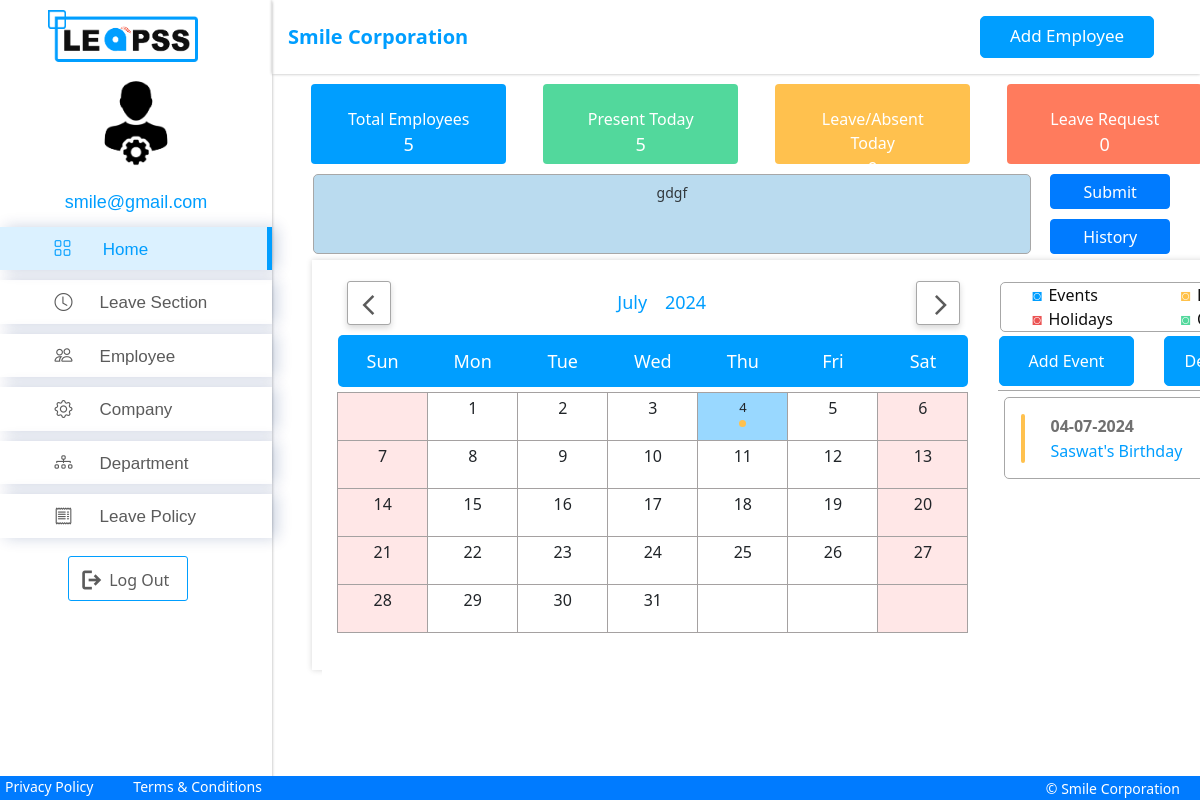
The app's page /adminDashboard (signed in), older data.
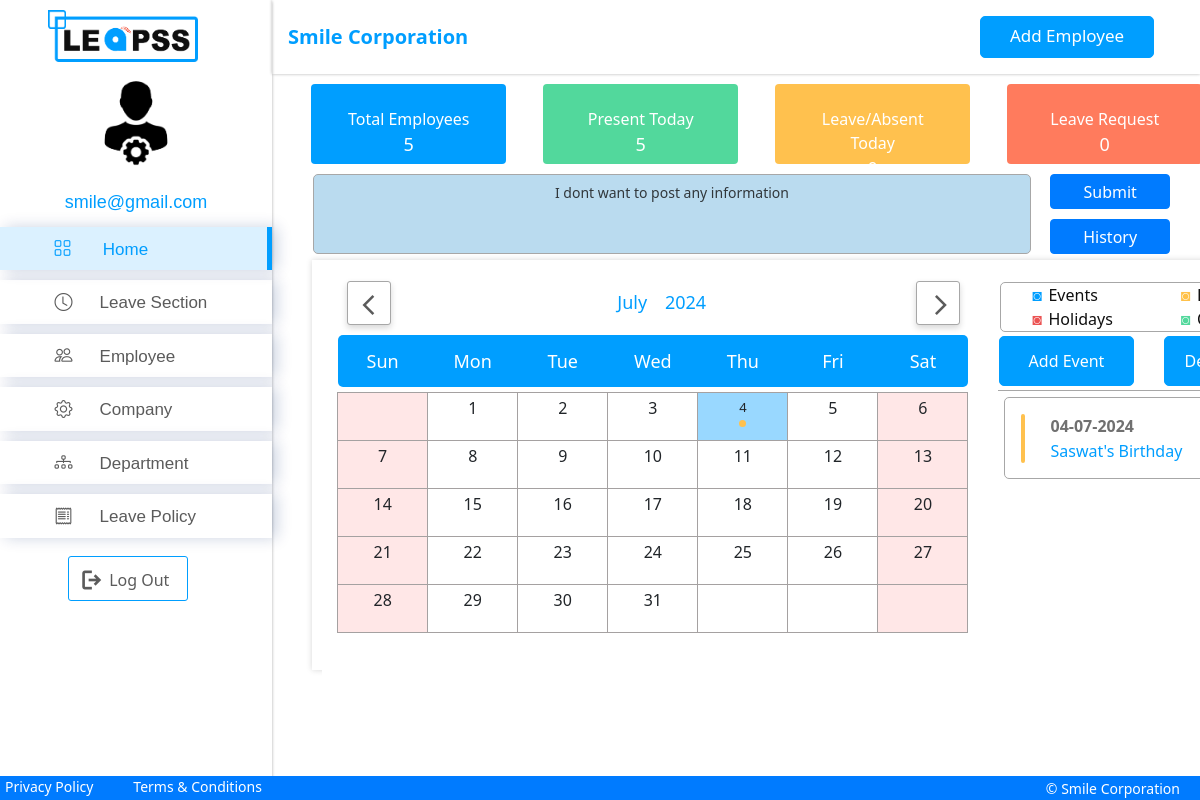
The same page, newer data.
### app/models.py (models this page shows)
class Quote(models.Model):
    com_id = models.ForeignKey(Company, on_delete=models.CASCADE, default=1)
    quotes = models.TextField(max_length=300)
    tod_date = models.DateField(auto_now=True)

### app/views.py (the view)
# urls.py: re_path(r'^adminDashboard$', CalendarView.as_view(), name='adminDashboard'),
class CalendarView(generic.ListView):
    model = Event
    template_name = 'adminDashboard.html'
    @method_decorator(login_required(login_url='adminLogin'))
    @method_decorator(user_passes_test(lambda u: is_admin(u) or is_hr(u)))
    def dispatch(self, *args, **kwargs):
        return super(CalendarView, self).dispatch(*args, **kwargs)
    def dash(self):
        com = Company.objects.filter(username=self.request.user.username).first()
        if com is None:
            emp = Employee.objects.filter(email=self.request.user.username).first()
            com = Company.objects.filter(name=emp.com_id).first()
        emails = Employee.objects.filter(com_id=com).values_list('email', flat=True)
        today = datetime.today().strftime("%Y-%m-%d")
        total_emp = Employee.objects.filter(status=True, com_id = com).count()
        onleave = LeaveApplication.objects.filter(user__employee__status=True,status_approve=True, date_from__lte=today, date_to__gte=today, user__username__in=emails).count()
        absent_count = Absent.objects.filter(absent_on = today).count()
        present_today = total_emp - (onleave + absent_count)
        total_leave = onleave + absent_count
        apply_leav = LeaveApplication.objects.filter(status_approve=False, status_reject=False, level1_approve=True, user__username__in=emails).count()
        dic ={'com':com.name, 'total_emp':total_emp, 'present_today':present_today, 'onleave':onleave, 'total_leave':total_leave, 'apply_leav':apply_leav}
        return dic
    def quotesub(self):
        com = Company.objects.filter(username=self.request.user.username).first()
        if com is None:
            emp = Employee.objects.filter(email=self.request.user.username).first()
            com = Company.objects.filter(name=emp.com_id).first()
        quote = Quote.objects.all().last()
        form = QuoteForm()
        if quote is None:
            if self.request.method == "GET":
                form = QuoteForm(self.request.GET)
                if form.is_valid():
                    data = form.save(commit=False)
                    data.com_id=com
                    data.save()
                    return redirect('adminDashboard')
            else:
                form = QuoteForm()
        else:
            instance = Quote.objects.filter(com_id = com).last()
            form = QuoteUpdateForm(self.request.GET or None, instance=instance)
            if form.is_valid():
                form.save()
        quotes = {'quote':quote,'form':form}
        return quotes
    def quote(self):
        com = Company.objects.filter(username=self.request.user.username).first()
        if com is None:
            emp = Employee.objects.filter(email=self.request.user.username).first()
            com = Company.objects.filter(name=emp.com_id).first()
        if self.request.method == "GET":
            current_date = 0
            current_date = datetime.now().strftime('%Y-%m-%d')
            try:
                quotedd = Quote.objects.get(tod_date = current_date, com_id = com)
                quoted = quotedd.quotes
            except Quote.DoesNotExist:
                quoted = None
            if quoted:
                return quoted
    def get_context_data(self, **kwargs):
        context = super().get_context_data(**kwargs)
        com = Company.objects.filter(username=self.request.user.username).first()
        if com is None:
            emp = Employee.objects.filter(email=self.request.user.username).first()
            com = Company.objects.filter(name=emp.com_id).first()
        adminStatus = True
        today = str(get_date(self.request.GET.get('day', None)))
        today_year, today_month, today_date = (int(x) for x in today.split('-'))
        d = get_date(self.request.GET.get('month', None))
        context['prev_month'] = prev_month(d)
        context['next_month'] = next_month(d)
        cal = Calendar(d.year, d.month, today_date, today_month, today_year, adminStatus)
        html_cal = cal.formatmonth(com, withyear=True)
        context['calendar'] = mark_safe(html_cal)
        event = Eventcal(d.year, d.month, adminStatus)
        html_event = event.formatmonth(com, withyear=True)
        context['event'] = mark_safe(html_event)
        context['dic']=self.dash()
        context['quotes'] = self.quotesub()
        context['quote'] = self.quote()
        return context

### app/calendar.py (called while the page is built)
def weekday(year, month, day):
    if not datetime.MINYEAR <= year <= datetime.MAXYEAR:
        year = 2000 + year % 400
    return datetime.date(year, month, day).weekday()

def monthrange(year, month):
    if not 1 <= month <= 12:
        raise IllegalMonthError(month)
    day1 = weekday(year, month, 1)
    ndays = mdays[month] + (month == February and isleap(year))
    return day1, ndays

    def __getitem__(self, i):
        funcs = self._months[i]
        if isinstance(i, slice):
            return [f(self.format) for f in funcs]
        else:
            return funcs(self.format)

    def __getitem__(self, i):
        funcs = self._days[i]
        if isinstance(i, slice):
            return [f(self.format) for f in funcs]
        else:
            return funcs(self.format)

    def getfirstweekday(self):
        return self._firstweekday % 7

    def setfirstweekday(self, firstweekday):
        self._firstweekday = firstweekday

    def iterweekdays(self):
        for i in range(self.firstweekday, self.firstweekday + 7):
            yield i%7

    def formatweekday(self, day):
        return '<th >%s</th>' % (day_abbr[day])

### app/templates/adminDashboard.html (shortened to what the changed rows need)
<!DOCTYPE html>
<html lang="en">
<head>
    {% load static %}
    <link href="{% static 'assets\css\admin.css' %}" rel="stylesheet">
    <link href="{% static 'assets\css\calendar.css' %}" rel="stylesheet">
    <link rel="stylesheet" href="https://unpkg.com/aos@next/dist/aos.css" />
    <link rel="stylesheet" href="https://cdn.jsdelivr.net/npm/bootstrap@4.6.2/dist/css/bootstrap.min.css">
    <link href='https://unpkg.com/boxicons@2.1.4/css/boxicons.min.css' rel='stylesheet'>
    <link rel="stylesheet" href="https://use.fontawesome.com/releases/v5.0.10/css/all.css">
    <link rel="stylesheet" href="https://cdn.jsdelivr.net/npm/bootstrap-icons@1.10.2/font/bootstrap-icons.css">
</head>
<body id="body-pd">
    <div class="d-flex" id="wrapper">
        <div id="page-content-wrapper">
            <section class="section container pageClass  bg-white rounded dashboard">
                <div class="container quoteContainer">
                  {% if quote == None %}
                  <form action="" method="get">
                    <div class="row">
                      <div class="col-md-10">
                      {{quotes.form.quotes}}
                      </div>
                      <div class="col-md-2">
                        <button id="quotebutton" class="new-quote-btn btn btn-primary" style="height:35px;margin-bottom:10px;padding:0px;" type="submit" >Submit  </button>
                        <button id="quotebutton" class="new-quote-btn btn btn-primary" style="height:35px;padding:0px;" type="submit" >History</button>
                      </div>
                    </div>
                  </form>
                  {% endif %}
                </div>
                <div class=" cal empInfo" style="padding:0px 25px;">
                  <div class="row" style="background-color:#fff;">
                    <div class="col-md-8">
                      {{ calendar }}
                      <br><br>
                    </div>
                      </div>
                  </div>
                </div>
        </div>
</body>
</html>

Row changes from the older to the newer data that the page shows:
changed Quote: quotes "gdgf" → "I dont want to post any information"
